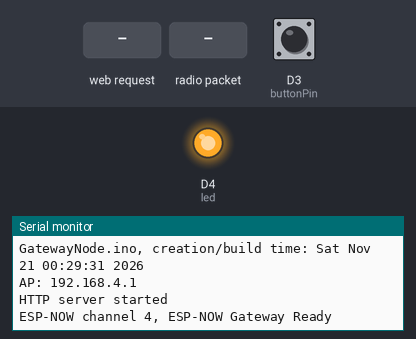
Recording of a sketch running on a simulated ESP8266 (NodeMCU). On the bench: output pins drawn as LEDs (lit = HIGH), the last lines printed to the serial monitor. The inputs (shaded band) are chosen by the test bench; at power-on: D3 (buttonPin) HIGH.

Above: at 1.2 s.
1.3 s: D3 (buttonPin) pulled LOW for 0.15 s
At 2.0 s:
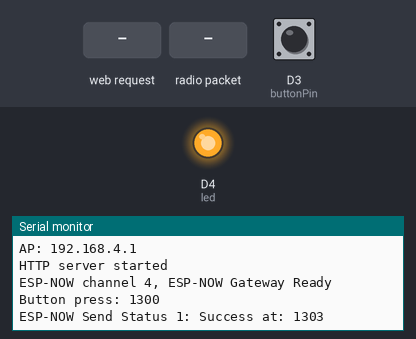
2.9 s: HTTP request GET / received
At 3.4 s:
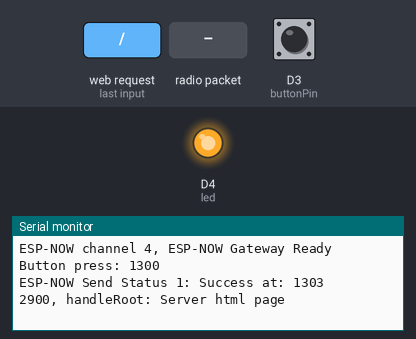
4.9 s: radio packet "so148" arrives
At 6.0 s:
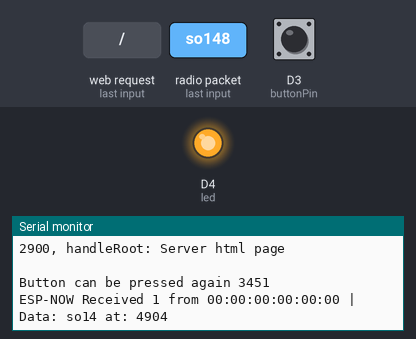
6.4 s: HTTP request GET /BC received
At 7.1 s:
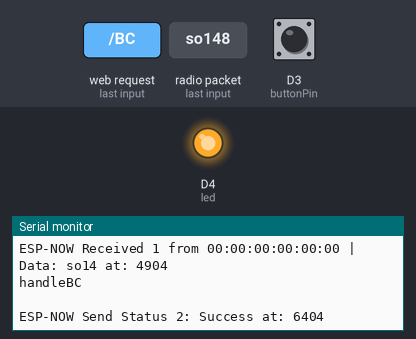
7.9 s: radio packet "1" arrives
At 8.3 s:
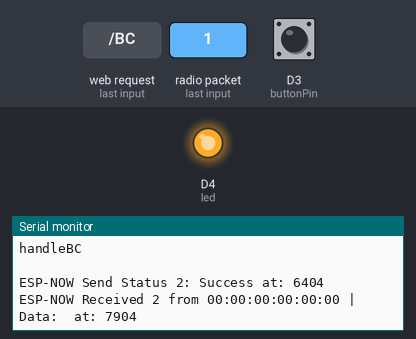
9.4 s: HTTP request GET /GW received
At 10.5 s:
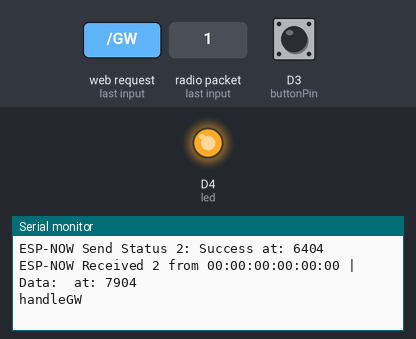

The sketch:

GatewayNode.ino
```cpp
extern "C" {
  #include <espnow.h>
}
#include <ESP8266WiFi.h>
#include <WiFiClient.h>
#include <ESP8266WebServer.h>

const int led = LED_BUILTIN;
const int buttonPin = D3;

// uint8_t GW1_Address[] = { 0x48, 0x3F, 0xDA, 0x69, 0xCB, 0x61};
uint8_t BC1_Address[] = { 0x68, 0xC6, 0x3A, 0xFC, 0x23, 0x76};
uint8_t GW1_Address[] = { 0x4A, 0x3F, 0xDA, 0x69, 0xCB, 0x61};
// uint8_t BC1_Address[] = { 0x6A, 0xC6, 0x3A, 0xFC, 0x23, 0x76};

/*
board GW1:
Station MAC: 48:3F:DA:69:CB:61
SoftAP MAC: 4A:3F:DA:69:CB:61

board BC1:
Station MAC: 68:C6:3A:FC:23:76
SoftAP MAC: 6A:C6:3A:FC:23:76

*/

IPAddress local_ip(192,168,4,1);
IPAddress gateway(192,168,4,1);
IPAddress subnet(255,255,255,0);

const char* ssidname = "ESP_NOW_CH_4";
const char* ssidpassword = "ch4ch4ch4";

ESP8266WebServer server(80);

// --------------------
// ESP-NOW Receive Callback
// --------------------
void onDataRecv(uint8_t *mac, uint8_t *data, uint8_t len) {
  static unsigned long rcount = 0;
  rcount += 1;
  Serial.print("ESP-NOW Received ");
  Serial.print(rcount);
  Serial.print(" from ");
  char macStr[18];
  snprintf(macStr, sizeof(macStr), "%02X:%02X:%02X:%02X:%02X:%02X",
           mac[0], mac[1], mac[2], mac[3], mac[4], mac[5]);
  Serial.print(macStr);
  Serial.print(" | Data: ");
  Serial.write(data, len - 1);
  Serial.print(" at: ");
  Serial.println(millis());
}

// Callback when data is sent
void onDataSent(uint8_t *mac_addr, uint8_t status) {
  static unsigned long scount = 0;
  scount += 1;
  Serial.print("ESP-NOW Send Status ");
  Serial.print(scount);
  Serial.print(": ");
  Serial.print(status == 0 ? "Success" : "Fail");
  Serial.print(" at: ");
  Serial.println(millis());
}

const String startsection = "<!DOCTYPE HTML><html><head><title>ESP-NOW controller and webpage</title> \
      <style>body { background-color: #cccccc; font-family: Arial, Helvetica, Sans-Serif; Color: #000088; }</style> \
      </head><h1>Local esp-now network with AP</h1><br><br>";
const String endsection = "</body></html>";
const String GWhtml = "<a href=\"/GW\">GateWay</a>";
const String BChtml = "<a href=\"/BC\">Remote Node</a>";

String makewebpagehtml(){ // to be enhanced, array processing
  String htmlpage = startsection;
  htmlpage += F("Demo/trial/PoC<BR><BR>");
  htmlpage += F("For now 2 links which can be clicked");
  htmlpage += F("<BR><BR>");
  htmlpage += GWhtml;
  htmlpage += F("<BR><BR>");
  htmlpage += BChtml;
  htmlpage += F("<BR><HR>");
  htmlpage += endsection;
  // Serial.print(htmlpage);
  return htmlpage;
}

// login credentials
// const char* http_username = "so148";
// const char* http_password = "pietcarla";

void handleRoot() {

  // // Check if client credentials match
  // if (!server.authenticate(http_username, http_password)) {
  //   // If not authenticated, request authentication
  //   Serial.println(F("Requesting credentials."));
  //   // Send 401 Unauthorized response with WWW-Authenticate header
  //   return server.requestAuthentication(BASIC_AUTH, "Sickengaoord 148 thuis netwerk");
  // }

  Serial.print(millis());
  Serial.print(F(", handleRoot: "));
  // Serial.print("URI: ");
  // Serial.print(server.uri());
  // Serial.print(", method: ");
  // Serial.print(server.method() == HTTP_GET ? "GET" : "POST");
  // Serial.print(", arguments:");
  // for (uint8_t i = 0; i < server.args(); i++){
  //   Serial.printf(" %s = %s", server.argName(i).c_str(), server.arg(i).c_str());
  // }
  // Serial.println(F(" "));

  Serial.println(F("Server html page"));
  String webpage = makewebpagehtml(); // include the current status information
  server.send(200, "text/html", webpage);
  Serial.println(F(" "));
}

void handleGW() {
  Serial.println(F("handleGW"));

  // toggle LED or so

  String webpage = makewebpagehtml(); // include the current status information
  server.send(200, "text/html", webpage);
  Serial.println(F(" "));
}

const char webmsg[] = "webcontrol message";

void handleBC() {
  Serial.println(F("handleBC"));

  esp_now_send(BC1_Address, (uint8_t *)webmsg, sizeof(webmsg));

  String webpage = makewebpagehtml(); // include the current status information
  server.send(200, "text/html", webpage);
  Serial.println(F(" "));
}

void handleNotFound() {
  String message = "File Not Found\n\n";
  message += "URI: ";
  message += server.uri();
  message += "\nMethod: ";
  message += (server.method() == HTTP_GET) ? "GET" : "POST";
  message += "\nArguments: ";
  message += server.args();
  message += "\n";
  for (uint8_t i = 0; i < server.args(); i++) {
    message += " " + server.argName(i) + ": " + server.arg(i) + "\n";
  }
  Serial.print(F("Response from server (unexpected request): '*'"));
  Serial.print(message);
  Serial.println(F("'*'"));
  server.send(404, "text/plain", message);
}

bool timepassing(unsigned long curtime, unsigned long duration){
  static unsigned long rtime = 0;
  if(rtime + duration > curtime) return false;
  rtime = millis();
  return true;
}

// --------------------
// Setup
// --------------------
void setup() {
  pinMode(buttonPin, INPUT_PULLUP);
  pinMode(led, OUTPUT);
  digitalWrite(led, 0); // turn onboard LED on
  Serial.begin(115200);

  Serial.println(F(" "));
  Serial.println(F(" "));
  Serial.println(F("Starting ESP device"));
  Serial.flush();
  Serial.print(__FILE__);
  Serial.print(F(", creation/build time: "));
  Serial.println(__TIMESTAMP__);
  Serial.flush();

  WiFi.mode(WIFI_AP);
  WiFi.softAPConfig(local_ip, gateway, subnet);
  // WiFi.softAP(ssidname, ssidpassword, 4); // Start the local access point
  WiFi.softAP(ssidname, "", 4); // Start the local access point

  Serial.print(F("AP: "));
  Serial.println(WiFi.softAPIP());
  Serial.println("");

  // ESP-NOW init
  if (esp_now_init() != 0) {
    Serial.println("ESP-NOW init failed");
    return;
  }

  esp_now_set_self_role(ESP_NOW_ROLE_COMBO);
  esp_now_register_recv_cb(onDataRecv);
  esp_now_register_send_cb(onDataSent);

  // Add broadcast peer (improves reliability)
  esp_now_add_peer(BC1_Address, ESP_NOW_ROLE_COMBO, 4, NULL, 0);

  server.on("/", handleRoot);
  server.on("/BC", handleBC);
  server.on("/GW", handleGW);
  server.onNotFound(handleNotFound);

  server.begin();
  Serial.println("HTTP server started");

  Serial.print(F("ESP-NOW channel 4, "));
  Serial.println(F("ESP-NOW Gateway Ready"));

  attachInterrupt(digitalPinToInterrupt(buttonPin), buttonPress, FALLING); // trigger when button pressed

  digitalWrite(led, 1); // turn onboard LED off
}

const char msg[] = "Hello from Gateway !";
const char buttonmsg[] = "Button pressed (GW1).";
unsigned long runningtime = 0;
bool action = false;
bool buttonpressed = false;

void handle_button(bool pressed, unsigned long timing) {
  static unsigned long btime = 0;
  static bool buttonstate = false;

  if(buttonstate){
    int butstate = digitalRead(buttonPin); // check current status of the button
    if (butstate == LOW) {  // button still pressed within the time period
      btime = timing;
      // Serial.println(F("Button press extension"));
      return;
    }
    if (btime + 2000 < timing){
      buttonpressed = false;
      buttonstate = false;
      Serial.print(F("Button can be pressed again "));
      Serial.println(millis());
    }
  }
  if (pressed) {
    btime = timing;
    buttonstate = true;
    buttonpressed = true;
    Serial.print(F("Button press: "));
    Serial.println(millis());
    esp_now_send(BC1_Address, (uint8_t *)buttonmsg, sizeof(buttonmsg));
    return;
  }
}

// --------------------
// Main Loop
// --------------------
void loop() {

  runningtime = millis();

  action = timepassing(runningtime, 30000);
  if (action){
    esp_now_send(BC1_Address, (uint8_t *)msg, sizeof(msg));
  }

  server.handleClient();

  handle_button(false, runningtime);

}

ICACHE_RAM_ATTR void buttonPress(){
  // Serial.print(F("Button press: "));
  // Serial.println(millis());
  handle_button(true, millis());
}
```

Measured:
- after the input at 1.3 s, the serial monitor: prints a new line at once (image 1)
- after the input at 2.9 s, the serial monitor: prints a new line at once (image 2)
- after the input at 4.9 s, the serial monitor: prints a new line at once (image 3)
- after the input at 6.4 s, the serial monitor: prints a new line at once (image 4)
- after the input at 7.9 s, the serial monitor: prints a new line at once (image 5)
- after the input at 9.4 s, the serial monitor: prints a new line at once (image 6)
